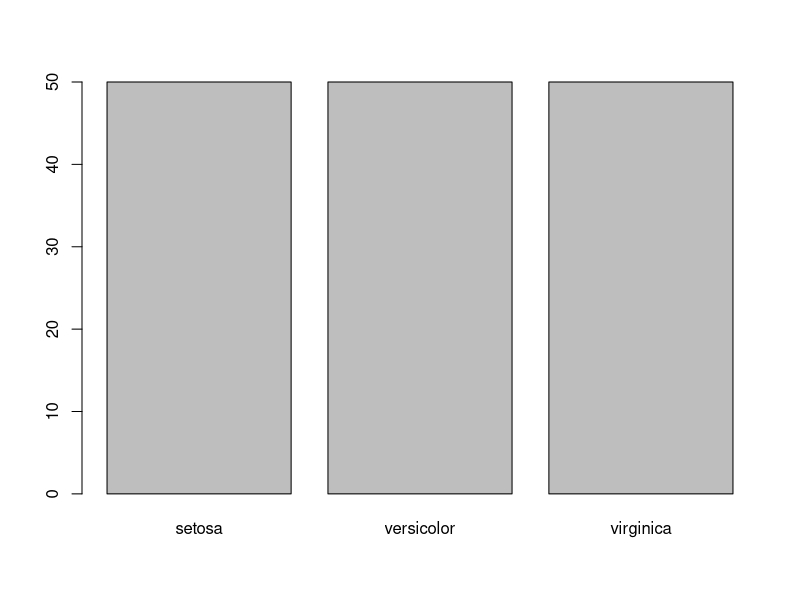
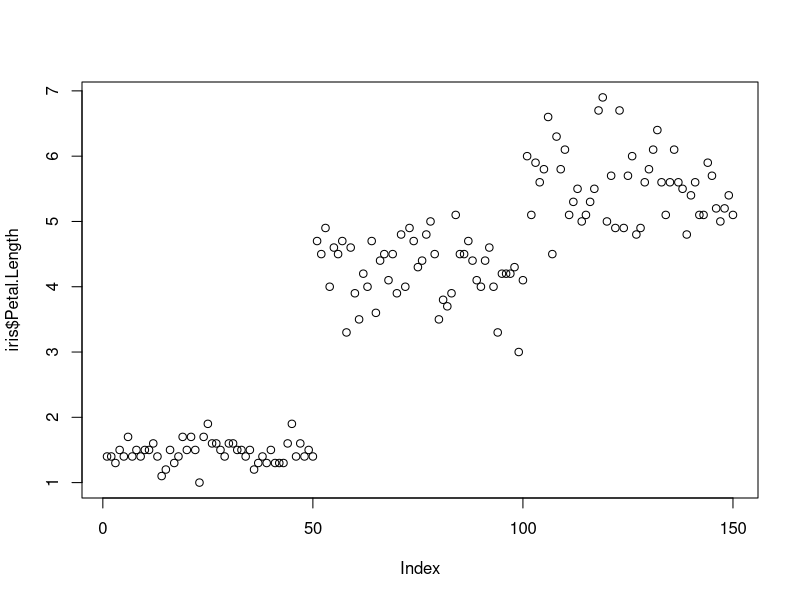
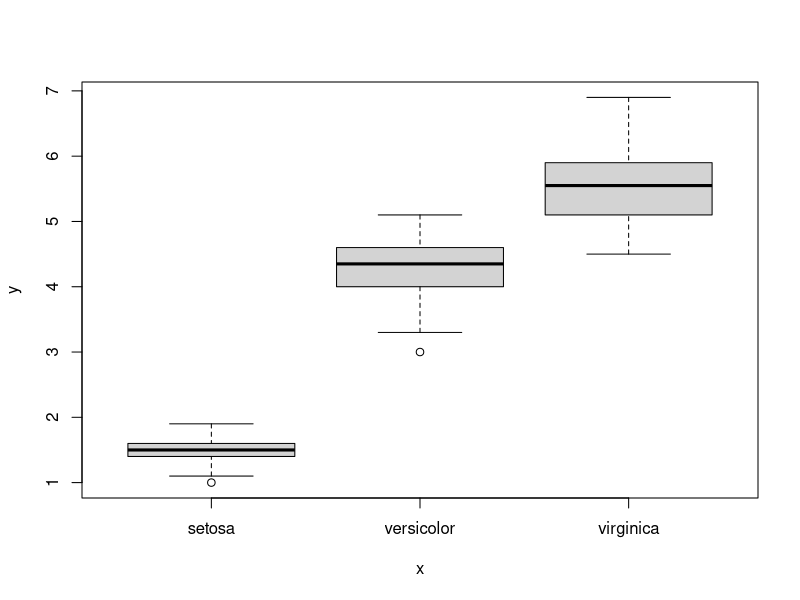
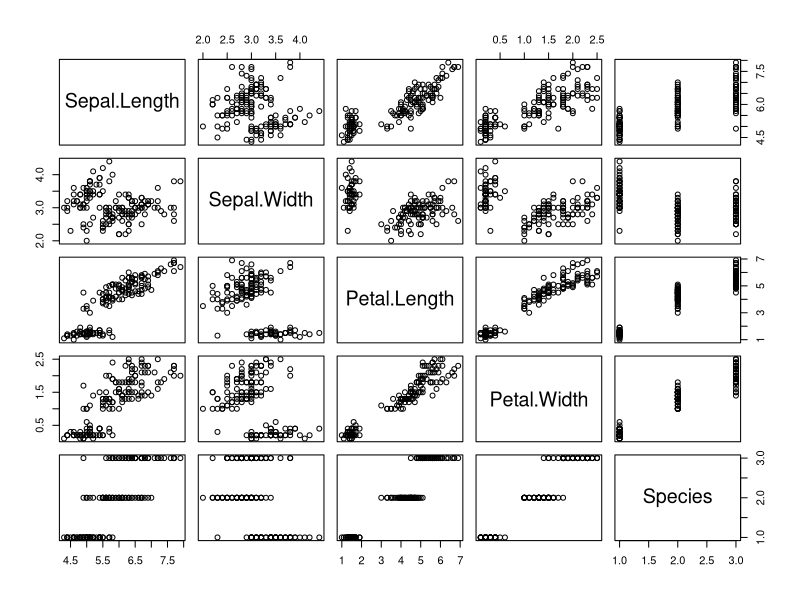
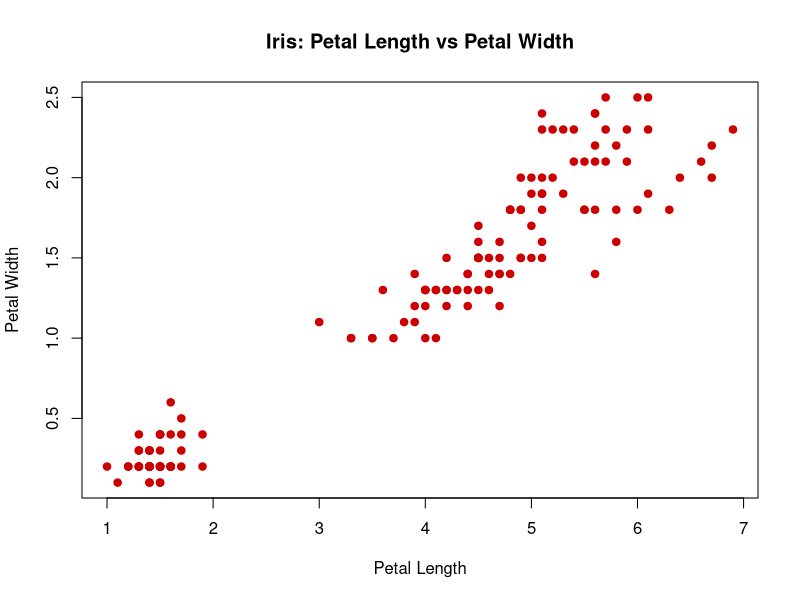
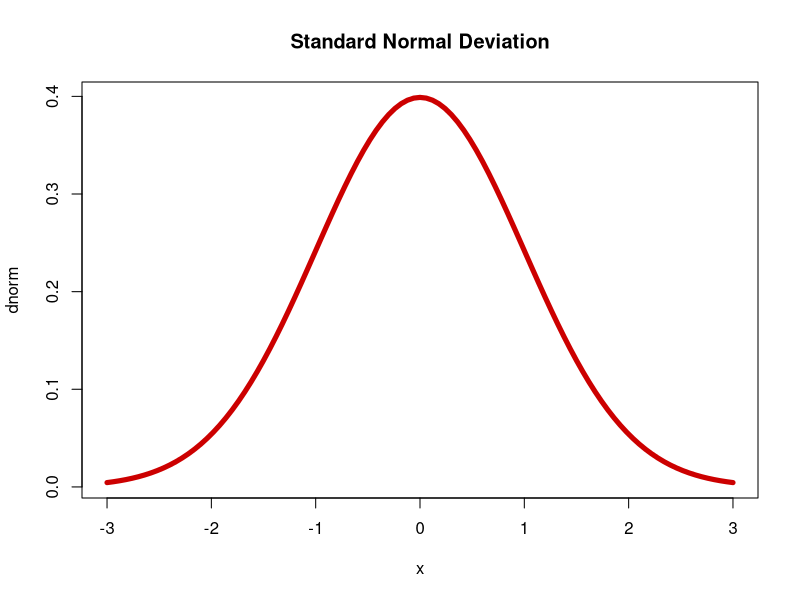

These figures' R source, in order:
library(datasets)
head(iris)
?plot
plot(iris$Species)
plot(iris$Petal.Length)
plot(iris$Species,iris$Petal.Length)
plot(iris)
plot(iris$Petal.Length, iris$Petal.Width,
     col="#cc0000",#Hex code for datalab.cc red
     pch=19, #stands for point character and 19 is a solid circle
     main="Iris: Petal Length vs Petal Width", 
     xlab="Petal Length",
     ylab="Petal Width")
plot(dnorm,-3,+3,
    col="#cc0000",
    lwd=5,#stands for line width
    main="Standard Normal Deviation")
